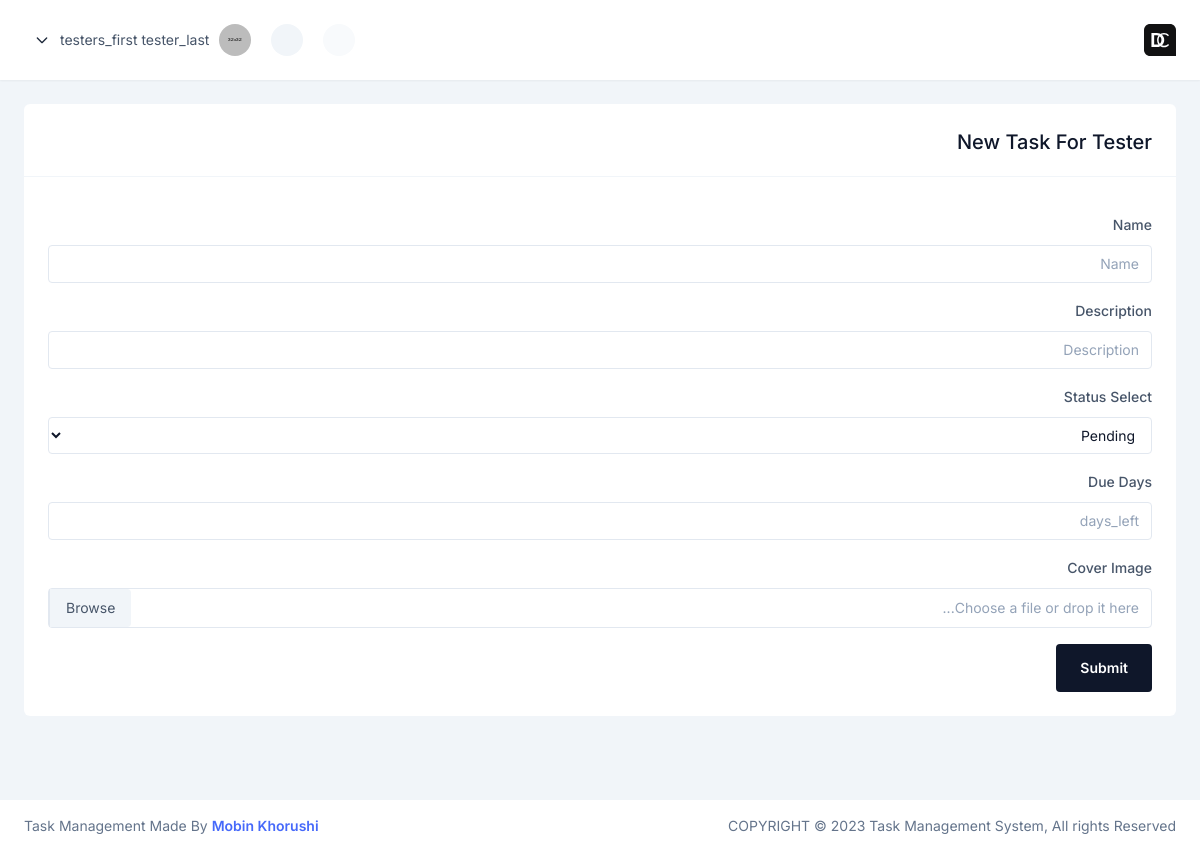
The page /tasks/create/1 (signed in) on the database its author committed.
### tasks/models.py (models this page shows, shortened)
class Manager(AbstractUser):
    avatar = models.ImageField(
        upload_to=user_dir_path, default="static/images/users/user-1.jpg"
    )
    created_at = models.DateField(auto_now_add=True)
    updated_at = models.DateField(auto_now=True)

class Project(models.Model):
    class ProjectStatusChoices(models.TextChoices):
        ACTIVE = "active", "Active"
        DEACTIVE = "deactive", "Deactive"
    name = models.CharField(max_length=128)
    description = models.CharField(max_length=256)
    created_by = models.ForeignKey(
        Manager, on_delete=models.CASCADE, related_name="created_by"
    )
    managers = models.ManyToManyField(Manager)
    status = models.CharField(
        max_length=16,
        choices=ProjectStatusChoices.choices,
        default=ProjectStatusChoices.DEACTIVE,
    )
    avatar = models.ImageField(
        upload_to=task_dir_path, default="static/images/all-img/card-6.png"
    )
    created_at = models.DateField(auto_now_add=True)
    updated_at = models.DateField(auto_now=True)

### tasks/views.py (the view)
# urls.py: path("tasks/create/<int:project_id>", views.tasks_create, name="tasks_create"),
@login_required()
def tasks_create(request, project_id):
    project = Project.objects.filter(id=project_id).first()
    if project:
        if request.method == "POST":
            try:
                formData = TasksForm(request.POST, request.FILES)
                if formData.is_valid():
                    new_task = Task(
                        name=formData.cleaned_data["name"],
                        days_left=formData.cleaned_data["days_left"],
                        description=formData.cleaned_data["description"],
                        status=formData.cleaned_data["status_select"],
                    )
                    if formData.cleaned_data["cover_image"]:
                        new_task.avatar = formData.cleaned_data["cover_image"]
                    new_task.created_by = get_user(request)
                    new_task.project = project
                    new_task.save()
                    return redirect("/tasks/" + str(project.id))
            except Exception as e:
                print("ERROR")
                print(e)
                return render(
                    request,
                    "views/dashboard/tasks/create.html",
                    {"errors": "Creating Task Failed"},
                )
        else:
            return render(
                request, "views/dashboard/tasks/create.html", {"project": project}
            )
    return redirect("project_list")

### tasks/context_processors.py (called while the page is built, shortened)
def project_names_processor(request):
    try:
        user = get_user(request)
        users = Manager.objects.values_list("username", flat=True)
        if user:
            projects = user.project_set.all()
            user_made_projects = user.created_by.all()
            result_list = list(chain(user_made_projects, projects))
            result_list = list(dict.fromkeys(result_list))
            project_names = []
            return {"project_names": project_names, "users_names": users}
    except:
        pass
    return {"project_names": [], "users_names": []}

### tasks/templates/views/dashboard/tasks/create.html (shortened to what this page needs)
{% extends "layouts/base_layout.html" %}
{% load static %}
{% block content %}
<div class="card">
   <div class="card-body flex flex-col p-6">
      <header class="flex mb-5 items-center border-b border-slate-100 dark:border-slate-700 pb-5 -mx-6 px-6">
         <div class="flex-1">
            <div class="card-title text-slate-900 dark:text-white">New Task For {{ project.name }}</div>
         </div>
      </header>
      <div class="card-text h-full ">
         <form class="space-y-4" action="" method="post" enctype="multipart/form-data">
            <div class="input-area relative">
               <label for="largeInput" class="form-label">Name</label>
               <input type="text" name="name" class="form-control" placeholder="Name">
            </div>
            <div class="input-area relative">
               <label for="largeInput" class="form-label">Description</label>
               <input type="text" name="description" class="form-control" placeholder="Description">
            </div>
            <div class="input-area relative">
               <label for="status_select" class="form-label">Status Select</label>
                <select name="status_select" id="status_select" class="form-control w-full mt-2">
                  <option selected value="pending" class="py-1 font-Inter font-normal text-sm text-slate-600">Pending</option>
                </select>
            </div>
            <div class="input-area relative">
               <label for="largeInput" class="form-label">Due Days</label>
               <input type="number" name="days_left" class="form-control" placeholder="days_left">
            </div>
            <div class="input-area relative">
              <label for="largeInput" class="form-label">Cover Image</label>
              <div class="multiFilePreview">
                <label>
                  <span class="w-full h-[40px] file-control flex items-center custom-class">
                  <span class="flex-1 overflow-hidden text-ellipsis whitespace-nowrap">
                  <span id="placeholder" class="text-slate-400">Choose a file or drop it here...</span>
                  </span>
                  <span class="file-name flex-none cursor-pointer border-l px-4 border-slate-200 dark:border-slate-700 h-full inline-flex items-center bg-slate-100 dark:bg-slate-900 text-slate-600 dark:text-slate-400 text-sm rounded-tr rounded-br font-normal">Browse</span>
                  </span>
                </label>
              </div>
            </div>
            <button class="btn inline-flex justify-center btn-dark">Submit</button>
         </form>
      </div>
   </div>
</div>
{% endblock content %}

### tasks/templates/partials/header.html (shortened to what this page needs)
{% load static %}
<div class="z-[9]" id="app_header">
   <div class="app-header z-[999] ltr:ml-[248px] rtl:mr-[248px] bg-white dark:bg-slate-800 shadow-sm dark:shadow-slate-700">
      <div class="flex justify-between items-center h-full">
         <div class="flex items-center md:space-x-4 space-x-2 xl:space-x-0 rtl:space-x-reverse vertical-box">
            <a href="index.html" class="mobile-logo xl:hidden inline-block">
            <img src="{% static 'images/logo/logo-c.svg' %}" class="black_logo" alt="logo">
            </a>
         </div>
         <div class="nav-tools flex items-center lg:space-x-5 space-x-3 rtl:space-x-reverse leading-0">
            <div>
               <button id="themeMood" class="h-[28px] w-[28px] lg:h-[32px] lg:w-[32px] lg:bg-gray-500-f7 bg-slate-50 dark:bg-slate-900 lg:dark:bg-slate-900 dark:text-white text-slate-900 cursor-pointer rounded-full text-[20px] flex flex-col items-center justify-center">
               </button>
            </div>
            <div>
               <button id="grayScale" class="lg:h-[32px] lg:w-[32px] lg:bg-slate-100 lg:dark:bg-slate-900 dark:text-white text-slate-900 cursor-pointer
                  rounded-full text-[20px] flex flex-col items-center justify-center">
               </button>
            </div>
            <div class="md:block hidden w-full">
               <button class="text-slate-800 dark:text-white focus:ring-0 focus:outline-none font-medium rounded-lg text-sm text-center
                  inline-flex items-center" type="button" data-bs-toggle="dropdown" aria-expanded="false">
                  <div class="lg:h-8 lg:w-8 h-7 w-7 rounded-full flex-1 ltr:mr-[10px] rtl:ml-[10px]">
                     <img src="{% static 'images/all-img/user.png' %}" alt="user" class="block w-full h-full object-cover rounded-full">
                  </div>
                  <span class="flex-none text-slate-600 dark:text-white text-sm font-normal items-center lg:flex hidden overflow-hidden text-ellipsis whitespace-nowrap">{{ user.first_name }} {{user.last_name}}</span>
               </button>
            </div>
         </div>
      </div>
   </div>
</div>

### rows shown on the page
Manager: first_name "testers_first", last_name "tester_last"
Project: name "Tester"
